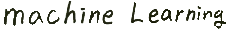
#> input picture trunk/experiments/combined/whand_ml.png, 235 x 31 px
$ python -i segmentword.py   (imports and definitions only)
#> lines starting #> are read from the running program, lines starting #| are printed output that depends on the picture; after the words box and inside, x2 and y2 are one past the last pixel; in counts of white or black regions, pixels touching at a corner belong together
#> further down, picture is the input picture: PIL image 235x31 RGB; mean R, G, B 225.4, 225.9, 223.1
from PIL import Image, ImageOps;
import struct;
import math;
from numpy import *

def getCharImages(image, imageName = 'segmented'):

#> called with imageName = 'segmented'
  mg = image#Image.open(imgname+".png");
  mg.convert('L')
  imgname = imageName
  for y in range(0, mg.size[1]):
    for x in range(0, mg.size[0]):
      if ( mg.getpixel((x,y))[0] > 190 ): mg.putpixel((x,y), (0,0,0));
      else: mg.putpixel((x,y), (255,255,255));
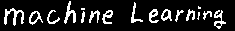
#> mg: PIL image 235x31 RGB; 14.2% white in thin lines or dots, all inside (x1, y1, x2, y2) = (4, 1, 226, 29)

  bb = mg.getbbox();
#> bb = (4, 1, 226, 29)
  img = mg.crop((bb[0], max(bb[1] - 2, 0), bb[2], max(bb[3] + 2, mg.size[1])));
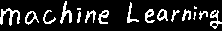
#> img: PIL image 222x31 RGB; 15.1% white in thin lines or dots

  imw = img.size[0];
#> imw = 222
  imh = img.size[1];
#> imh = 31

  imm = [];

  for y in range(0, img.size[1]):
    imm.append([]);
    for x in range(0, img.size[0]):
      if ( img.getpixel((x,y))[0] > 190 ):
        imm[y].append(255);
      else:
        imm[y].append(0);

  dlist = [];
  running = True;
  for x in range(0, img.size[0]):
    pcount = 0;
    for y in range(0, img.size[1]):
      if ( imm[y][x] > 190 ): pcount += 1;

    if ( pcount  == 0 ):
      if ( not running ):
        running = True;
        dlist.append(x);

    else: running = False;

  if not running: dlist.append(img.size[0]);

  # print dlist

  startPixel = 0
  left = 0
  w, h = img.size
#> w = 222; h = 31
  #print img.mode
  if img.mode != 'RGB':
    img = img.convert('RGB')
    #print img.mode

  img = ImageOps.invert(img)
#> img: PIL image 222x31 RGB; 84.9% white; black in thin lines or dots
  #print 'mg.size=' + str(mg.size)
  i=0

  imgArray = [];

  for point in dlist:
    right = point
    cropbox = (left, 0, point, h-1)
    #print 'cropbox='+str(cropbox)
    croppedimage = img.crop(cropbox)
    #print 'croppedimage.size=' + str(croppedimage.size)
    croppedimage.save(imgname+'_'+str(i)+'.png')
    imgArray.append(croppedimage)
    left = point+1
    i += 1
#> this loop made 15 passes
#> pass 1, in getCharImages, `croppedimage = img.crop(cropbox)`:
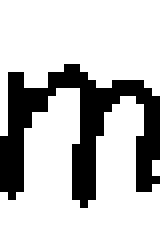
#> croppedimage: PIL image 20x30 RGB (shown 8 times larger); 75.5% white; 1 black region, box (x1, y1, x2, y2) and area: (0, 8, 20, 26) 147
#> pass 2, in getCharImages, `croppedimage = img.crop(cropbox)`:
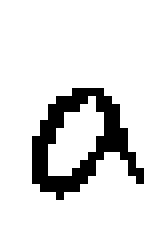
#> croppedimage: PIL image 18x30 RGB (shown 8 times larger); 85.9% white; black in thin lines or dots, all inside (x1, y1, x2, y2) = (4, 11, 18, 25)
#> pass 3, in getCharImages, `croppedimage = img.crop(cropbox)`:
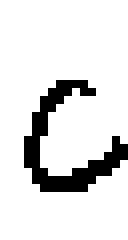
#> croppedimage: PIL image 16x30 RGB (shown 8 times larger); 87.7% white; black in thin lines or dots, all inside (x1, y1, x2, y2) = (3, 10, 16, 24)
#> after the loop, i = 15; imgArray = 15 items

  return imgArray

>>> from PIL import Image
>>> picture = Image.open('whand_ml.png')
>>> result = getCharImages(picture)
#> result = 15 items
